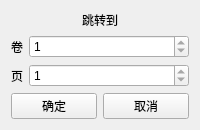
<?xml version="1.0" encoding="UTF-8"?>
<ui version="4.0">
 <class>JumpForm</class>
 <widget class="QWidget" name="JumpForm">
  <property name="geometry">
   <rect>
    <x>0</x>
    <y>0</y>
    <width>200</width>
    <height>102</height>
   </rect>
  </property>
  <property name="windowTitle">
   <string>跳转到...</string>
  </property>
  <layout class="QVBoxLayout" name="verticalLayout">
   <item>
    <widget class="QLabel" name="label">
     <property name="text">
      <string>跳转到</string>
     </property>
     <property name="alignment">
      <set>Qt::AlignCenter</set>
     </property>
    </widget>
   </item>
   <item>
    <layout class="QFormLayout" name="formLayout">
     <item row="0" column="0">
      <widget class="QLabel" name="label_2">
       <property name="text">
        <string>卷</string>
       </property>
      </widget>
     </item>
     <item row="1" column="0">
      <widget class="QLabel" name="label_3">
       <property name="text">
        <string>页</string>
       </property>
      </widget>
     </item>
     <item row="0" column="1">
      <widget class="QSpinBox" name="sb_volume">
       <property name="minimum">
        <number>1</number>
       </property>
       <property name="maximum">
        <number>1</number>
       </property>
      </widget>
     </item>
     <item row="1" column="1">
      <widget class="QSpinBox" name="sb_page">
       <property name="minimum">
        <number>1</number>
       </property>
       <property name="maximum">
        <number>1</number>
       </property>
      </widget>
     </item>
    </layout>
   </item>
   <item>
    <layout class="QHBoxLayout" name="horizontalLayout">
     <item>
      <widget class="QPushButton" name="pbtn_ok">
       <property name="text">
        <string>确定</string>
       </property>
      </widget>
     </item>
     <item>
      <widget class="QPushButton" name="pbtn_cancel">
       <property name="text">
        <string>取消</string>
       </property>
      </widget>
     </item>
    </layout>
   </item>
  </layout>
 </widget>
 <resources/>
 <connections/>
</ui>
